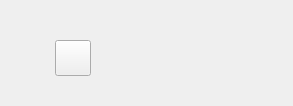
<?xml version="1.0" encoding="UTF-8"?>
<ui version="4.0">
 <class>fieldWidget</class>
 <widget class="QWidget" name="fieldWidget">
  <property name="enabled">
   <bool>true</bool>
  </property>
  <property name="geometry">
   <rect>
    <x>0</x>
    <y>0</y>
    <width>293</width>
    <height>106</height>
   </rect>
  </property>
  <property name="sizePolicy">
   <sizepolicy hsizetype="Fixed" vsizetype="Fixed">
    <horstretch>0</horstretch>
    <verstretch>0</verstretch>
   </sizepolicy>
  </property>
  <property name="minimumSize">
   <size>
    <width>30</width>
    <height>30</height>
   </size>
  </property>
  <property name="maximumSize">
   <size>
    <width>1000</width>
    <height>1000</height>
   </size>
  </property>
  <property name="baseSize">
   <size>
    <width>30</width>
    <height>30</height>
   </size>
  </property>
  <property name="cursor">
   <cursorShape>PointingHandCursor</cursorShape>
  </property>
  <property name="windowTitle">
   <string>Form</string>
  </property>
  <widget class="UiField" name="toolButton">
   <property name="geometry">
    <rect>
     <x>55</x>
     <y>40</y>
     <width>36</width>
     <height>36</height>
    </rect>
   </property>
   <property name="text">
    <string/>
   </property>
   <property name="icon">
    <iconset>
     <normalon>:/fields/empty_field.png</normalon>
    </iconset>
   </property>
   <property name="iconSize">
    <size>
     <width>30</width>
     <height>30</height>
    </size>
   </property>
   <property name="checkable">
    <bool>false</bool>
   </property>
   <property name="checked">
    <bool>false</bool>
   </property>
   <property name="popupMode">
    <enum>QToolButton::InstantPopup</enum>
   </property>
   <property name="toolButtonStyle">
    <enum>Qt::ToolButtonIconOnly</enum>
   </property>
   <property name="autoRaise">
    <bool>false</bool>
   </property>
   <property name="arrowType">
    <enum>Qt::NoArrow</enum>
   </property>
  </widget>
 </widget>
 <customwidgets>
  <customwidget>
   <class>UiField</class>
   <extends>QToolButton</extends>
   <header>uifield.h</header>
  </customwidget>
 </customwidgets>
 <resources>
  <include location="res.qrc"/>
 </resources>
 <connections/>
</ui>
